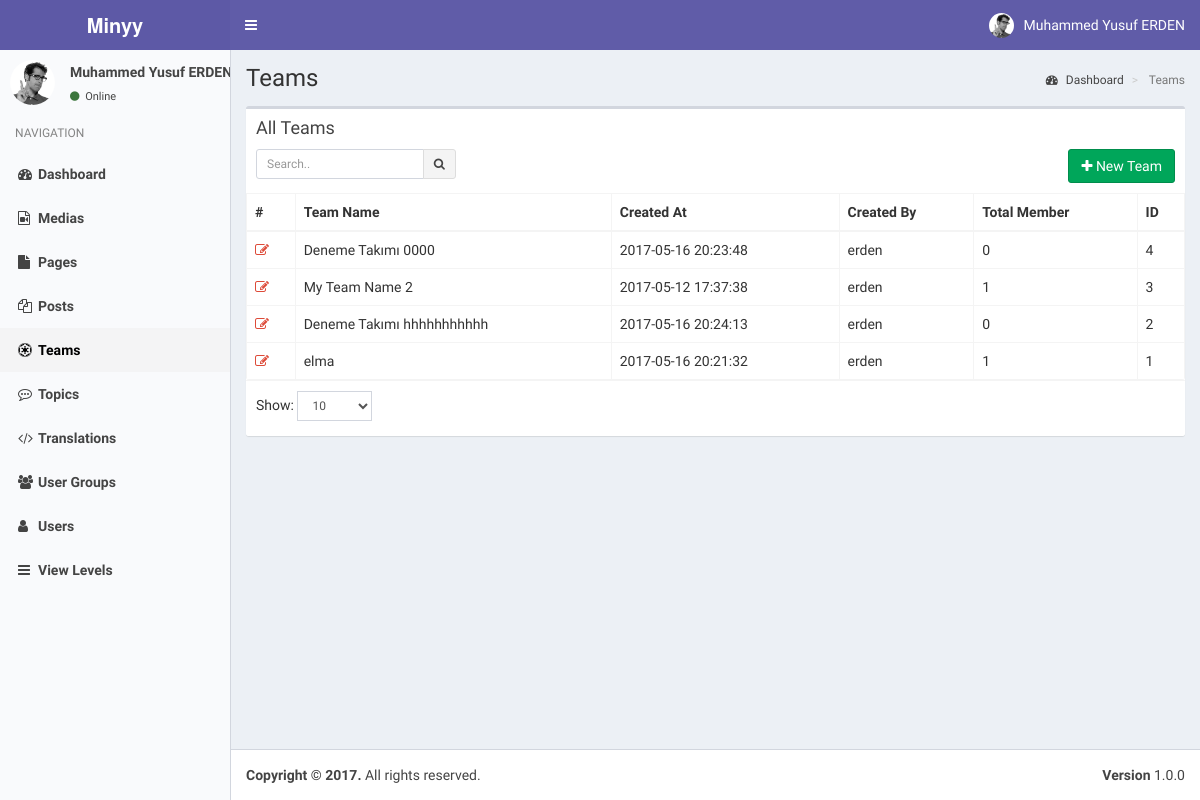
Page /index.php?controller=module&action=teams (signed in) on the committed database.
### tables this page shows
CREATE TABLE `users` (
  `pk_user_id` int(11) NOT NULL,
  `username` varchar(50) NOT NULL,
  `password` varchar(50) NOT NULL,
  `email` varchar(75) NOT NULL,
  `last_visit` timestamp NOT NULL DEFAULT CURRENT_TIMESTAMP,
  `fullname` varchar(50) DEFAULT NULL,
  `registration_date` timestamp NULL DEFAULT CURRENT_TIMESTAMP
);

CREATE TABLE `modules` (
  `pk_module_id` int(11) NOT NULL,
  `name` varchar(20) NOT NULL,
  `icon` varchar(30) DEFAULT NULL,
  `module_key` varchar(20) NOT NULL,
  `does` text,
  `params` text
);

CREATE TABLE `teams` (
  `pk_team_id` int(11) NOT NULL,
  `name` varchar(255) NOT NULL,
  `description` text,
  `created_at` datetime NOT NULL DEFAULT CURRENT_TIMESTAMP,
  `created_by` int(11) DEFAULT NULL,
  `params` json DEFAULT NULL
);

### helpers/view_helper.php (called while the page is built, shortened)
<?php
class ViewHelper
{
    private static $__layout='public';
    public static function getView($viewFolder,$viewFile){
        Functions::requireFile('views/'.$viewFolder,$viewFile.'.php');
    }
    public static function setLayout($layout){
        self::$__layout=$layout;
    }
    public static function getHeader(){
        require_once('views/'.self::$__layout.'_header.php');
    }
}
?>

### controllers/teams_controller.php (called while the page is built, shortened)
<?php
class TeamsController implements ModuleInterface
{
    public static function getList($params=array()) {
        $search_term=isset($_GET['search_term']) ? Functions::clearString($_GET['search_term']) : "";
        $order_by=isset($_GET['order_by']) && !empty($_GET['order_by']) ? strtolower(Functions::clearString($_GET['order_by'])) : "id";
        $order_dir=isset($_GET['order_dir']) && !empty($_GET['order_dir']) ? strtolower(Functions::clearString($_GET['order_dir'])) : "desc";
        $limit=isset($_GET['limit']) && !empty($_GET['limit']) ? (int) Functions::clearString($_GET['limit']) : 20;
        $page=isset($_GET['page']) && !empty($_GET['page']) ? (int) Functions::clearString($_GET['page']) : 1;
        $offset=($page-1)*$limit;
        $params=[
            "search_term"=>$search_term,
            "order_by"=>$order_by,
            "order_dir"=>$order_dir,
            "limit"=>$limit,
            "offset"=>$offset
        ];
        $objList = Teams::getObjList($params);
        ViewHelper::getView('teams','teams');
    }
}
?>

### index.php (called while the page is built, shortened)
<?php
require_once('helpers/view_helper.php');
require_once('helpers/functions_helper.php');
require_once('helpers/module_helper.php');
require_once('models/users_model.php');
require_once('models/view_levels_model.php');
require_once('models/teams_model.php');
require_once('routes.php');

### models/users_model.php (called while the page is built, shortened)
<?php
class Users implements DatabaseObject {
    public $groups;
    public function __construct($pk_user_id,$username,$password,$email,$last_visit,$fullname,$registration_date){
        $this->fullname=$fullname;
        $this->groups=$this->getUserGroups($pk_user_id);
        $this->modules=$this->getUserModules($pk_user_id);
    }
    public static function getObj($id){
        try{
            $db = Db::getInstance();
            $id = intval($id);
            $req = $db->prepare('SELECT * FROM users WHERE pk_user_id = :pk_user_id');
            $req->execute(array('pk_user_id' => $id));
            $obj = $req->fetch();
            if($obj){
                return new Users( $obj['pk_user_id'],
                                    $obj['username'],
                                    $obj['password'],
                                    $obj['email'],
                                    $obj['last_visit'],
                                    $obj['fullname'],
                                    $obj['registration_date']);
            }
            else{
                return [];
            }
        }
        catch (PDOException $e){
            return $e->getMessage();
        }
    }
    public function getUserGroups($id){
        try{
            $db = Db::getInstance();
            $id = intval($id);
            $req = $db->prepare('SELECT * FROM user_usergroup_map WHERE pk_user_id = :pk_user_id');
            $req->execute(array('pk_user_id' => $id));
            $list=[];
            foreach($req->fetchAll() as $obj) {
                $list[]= $obj['pk_group_id'];
            }
            return $list;
        }
        catch (PDOException $e){
            return $e->getMessage();
        }
    }
    public function getUserModules(){
        $modules=[];
        $params=[
            "search_term"=>"",
            "order_by"=>"name",
            "order_dir"=>"asc",
            "limit"=>"1000",
            "offset"=>"0"
        ];
        $viewLevels=ViewLevels::getObjList($params);
        foreach($viewLevels as $viewObj){
            $voGroups=json_decode($viewObj->groups);
            $voModules=json_decode($viewObj->modules,true);
            foreach($this->groups as $uoGroup){
                if(in_array($uoGroup,$voGroups)){
                    $keys = array_keys($voModules);
                    foreach($keys as $key){
                        if(array_key_exists($key,$modules)){
                            $temp=array_merge($modules[$key],$voModules[$key]);
                            $modules[$key]=array_unique($temp);
                        }
                        else{
                            $modules[$key]=$voModules[$key];
                        }
                    }
                }
            }
        }
        ksort($modules);
        return $modules;
    }
}

### models/view_levels_model.php (called while the page is built, shortened)
<?php
class ViewLevels implements DatabaseObject {
    public static function getObjList($params){
        $list = [];
        $order_dirs=array("desc","asc");
        $key=array_search($params["order_dir"],$order_dirs);
        $order_dir=$order_dirs[($key) ? $key : 0];
        $order_columns=array("pk_view_level_id", "title");
        $key=array_search($params["order_by"],$order_columns);
        $order_by=$order_columns[($key) ? $key : 0];
        $limit=$params["limit"] ? $params["limit"] : "20";
        $offset=$params["offset"] ? $params["offset"] : "0";
        $query="SELECT * FROM view_levels";
        $query.=" ORDER BY $order_by $order_dir LIMIT :offset , :limit";
        $db = Db::getInstance();
        $req = $db->prepare($query);
        $req->bindValue(':limit', intval($limit), PDO::PARAM_INT);
        $req->bindValue(':offset', intval($offset), PDO::PARAM_INT);
        $req->execute();
        foreach($req->fetchAll() as $obj) {
            $list[] = new ViewLevels( $obj['pk_view_level_id'],
                                $obj['title'],
                                $obj['groups'],
                                $obj['modules']);
        }
        return $list;
    }
}

### helpers/module_helper.php (called while the page is built, shortened)
<?php
class ModuleHelper
{
    public static function getModules(){
        try{
            $db = Db::getInstance();
            $req = $db->prepare('SELECT * FROM modules');
            $req->execute();
            $res=$req->fetchAll(PDO::FETCH_ASSOC);
            $returnArray=[];
            foreach($res as $obj){
                $returnArray[$obj['module_key']]=$obj;
            }
            return $returnArray;
        }
        catch(PDOException $e){
            return [];
            var_dump($e);
            die('Die...');
        }
    }
}
?>

### models/teams_model.php (called while the page is built, shortened)
<?php
    class Teams implements DatabaseObject{
        public function __construct($pk_team_id, $name, $description , $created_at, $created_by,$created_by_username,$member_count){
            $this->pk_team_id = $pk_team_id;
            $this->name = $name;
            $this->created_at  = $created_at;
            $this->created_by_username = $created_by_username;
            $this->member_count = $member_count;
        }
        public static function getObjList($params){
            $list = [];
            $order_dirs=array('desc','asc');
            $key=array_search($params['order_dir'],$order_dirs);
            $order_dir=$order_dirs[($key) ? $key : 0];
            $order_columns=array('pk_team_id','name','description', 'created_at', 'created_by');
            $key=array_search($params['order_by'],$order_columns);
            $order_by=$order_columns[($key) ? $key : 0];
            $limit=$params['limit'] ? $params['limit'] : '20';
            $offset=$params['offset'] ? $params['offset'] : '0';
            $query='SELECT t.*,u.username, (SELECT COUNT(tm.pk_team_member_id) FROM minyy.team_members AS tm WHERE tm.team_id=t.pk_team_id) AS \'member_count\' FROM minyy.teams as t LEFT JOIN minyy.users as u on t.created_by=u.pk_user_id';
            $query.=" ORDER BY $order_by $order_dir LIMIT :offset , :limit";
            $db = Db::getInstance();
            $req = $db->prepare($query);
            $req->bindValue(':limit', intval($limit), PDO::PARAM_INT);
            $req->bindValue(':offset', intval($offset), PDO::PARAM_INT);
            $req->execute();
            foreach($req->fetchAll() as $obj) {
                $list[] = new Teams( $obj['pk_team_id'],
                                    $obj['name'],
                                    $obj['description'],
                                    $obj['created_at'],
                                    $obj['created_by'],
                                    $obj['username'],
                                    $obj['member_count']);
            }
            return $list;
        }
    }
?>

### views/teams/teams.php (the view, shortened to what this page needs)
<?php ViewHelper::getHeader(); ?>
<?php
    global $objList;
    global $params;
?>
<section class="content-header">
    <h1>
    </h1>
    <ol class="breadcrumb">
    <li><a href="index.php"><i class="fa fa-dashboard"></i> <?php T::__("Dashboard"); ?></a></li>
    <li class="active"> <?php T::__("Teams"); ?></li>
    </ol>
</section>
<section class="content">
    <div class="row">
    <div class="col-xs-12">
        <div class="box">
        <div class="box-header">
            <h3 class="box-title"><?php T::__("All Teams"); ?></h3>
            <div class="box-toolbox">
            <form id="search-form">
            <div class="input-group input-group-sm pull-left search-form">
                <input type="text" name="table_search" class="form-control pull-right" placeholder="<?php T::__("Search.."); ?>" <?php echo !empty(Functions::getUrlVariableValue("search_term")) ? "value='".htmlspecialchars(urldecode(Functions::getUrlVariableValue("search_term")))."'" : ""; ?> />
                <div class="input-group-btn">
                <button type="submit" class="btn btn-default"><i class="fa fa-search"></i></button>
                </div>
            </div>
            </form>
            <button type="button" data-toggle="openModal" data-target="#addTeamModal" class="btn btn-success pull-right">
                <i class="fa fa-plus"></i> <?php T::__("New Team"); ?>
            </button>
            </div>
        </div>
        <div class="box-body table-responsive no-padding">
            <table class="table table-hover table-bordered">
                <thead>
                    <tr>
                        <th>#</th>
                        <th><?php T::__("Team Name"); ?></th>
                        <th><?php T::__("Created At"); ?></th>
                        <th><?php T::__("Created By"); ?></th>
                        <th><?php T::__("Total Member"); ?></th>
                        <th><?php T::__("ID"); ?></th>
                    </tr>
                </thead>
                <tbody style="cursor: pointer;">
                <?php $i=$params['offset']+1; foreach($objList as $team): ?>
                <tr data-action="teams" data-id="<?php echo $team->pk_team_id; ?>">
                    <td><a data-toggle="tooltip" title="Düzenle" class="text-red" href="index.php?controller=module&action=teams&do=edit&id=<?php echo $team->pk_team_id; ?>"><i class="fa fa-edit"></i></a></td>
                    <td class="has-link"><?php echo $team->name; ?></td>
                    <td class="has-link"><?php echo $team->created_at; ?></td>
                    <td class="has-link"><?php echo $team->created_by_username; ?></td>
                    <td class="has-link"><?php echo $team->member_count; ?></td>
                    <td class="has-link"><?php echo $team->pk_team_id; ?></td>
                </tr>
                <?php endforeach; ?>
                </tbody>
            </table>
        </div>
        <div class="box-footer clearfix">
            <div class="table-length dataTables_length pull-left">
                <label><?php T::__("Show:"); ?>
                    <select name="limit" class="form-control input-sm">
                    <option value="10" <?php echo Functions::getUrlVariableValue("limit")=="10" ? "selected" : ""; ?>>10</option>
                    </select>
                </label>
            </div>
        </div>
        </div>
    </div>
    </div>
</section>

### views/static/header.php (shortened to what this page needs)
<?php
global $currentUser;
?>
<a href="index.php" class="logo">
    <span class="logo-lg"><b>Minyy</b></span>
</a>
<nav class="navbar navbar-static-top">
    <a href="#" class="sidebar-toggle" data-toggle="offcanvas" role="button">
    </a>
    <div class="navbar-custom-menu">
    <ul class="nav navbar-nav">
        <li class="dropdown user user-menu">
        <a href="#" class="dropdown-toggle" data-toggle="dropdown">
            <img src="assets/img/user2-160x160.jpg" class="user-image" alt="User Image">
            <span class="hidden-xs"><?php echo $currentUser->fullname; ?></span>
        </a>
            </li>
        </ul>
    </div>
</nav>

### views/static/sidebar.php
<?php
global $currentUser;
global $MODULES;
?>
<section class="sidebar">
    <div class="user-panel">
    <div class="pull-left image">
        <img src="assets/img/user2-160x160.jpg" class="img-circle" alt="User Image">
    </div>
    <div class="pull-left info">
        <p><?php echo $currentUser->fullname; ?></p>
        <a href="#"><i class="fa fa-circle text-success"></i> <?php echo T::__('Online'); ?></a>
    </div>
    </div>
    <ul class="sidebar-menu">
    <li class="header"><?php echo T::__('NAVIGATION'); ?></li>
    <?php
    foreach($currentUser->modules as $module=>$moduleProps):
    ?>
    <li class="<?php echo Functions::isActive($module); ?>">
        <a href="index.php?controller=module&action=<?php echo $module; ?>"><i class="fa <?php echo $MODULES[$module]["icon"]; ?>"></i><span><?php echo $MODULES[$module]["name"]; ?></span></a>
    </li>
    <?php endforeach; ?>
    </ul>
</section>

### assets/css/style.css (style rules this page uses)
.box-toolbox::after { display: block; clear: both; content: ""; }
.box-toolbox .search-form { max-width: 200px; }
.box-toolbox { margin-top: 10px; }

### rows in the picture
users: fullname "Muhammed Yusuf ERDEN", fullname "Muhammed Yusuf…"
modules: name "Dashboard"
modules: name "Medias"
modules: name "Pages"
modules: name "Posts"
modules: name "Teams"
modules: name "Topics"
modules: name "Translations"
modules: name "User Groups"
modules: name "Users"
modules: name "View Levels"
teams: name "Deneme Takımı 0000", created_at "2017-05-16 20:23:48", created_by.username "erden", member_count "0", pk_team_id "4"
teams: name "My Team Name 2", created_at "2017-05-12 17:37:38", created_by.username "erden", member_count "1", pk_team_id "3"
teams: name "Deneme Takımı hhhhhhhhhhh", created_at "2017-05-16 20:24:13", created_by.username "erden", member_count "0", pk_team_id "2"
teams: name "elma", created_at "2017-05-16 20:21:32", created_by.username "erden", member_count "1", pk_team_id "1"

### other values in the picture
$text "Online NAVIGATION Teams Dashboard Teams All Teams New Team Team Name Created At Created By Total Member ID Show:"
